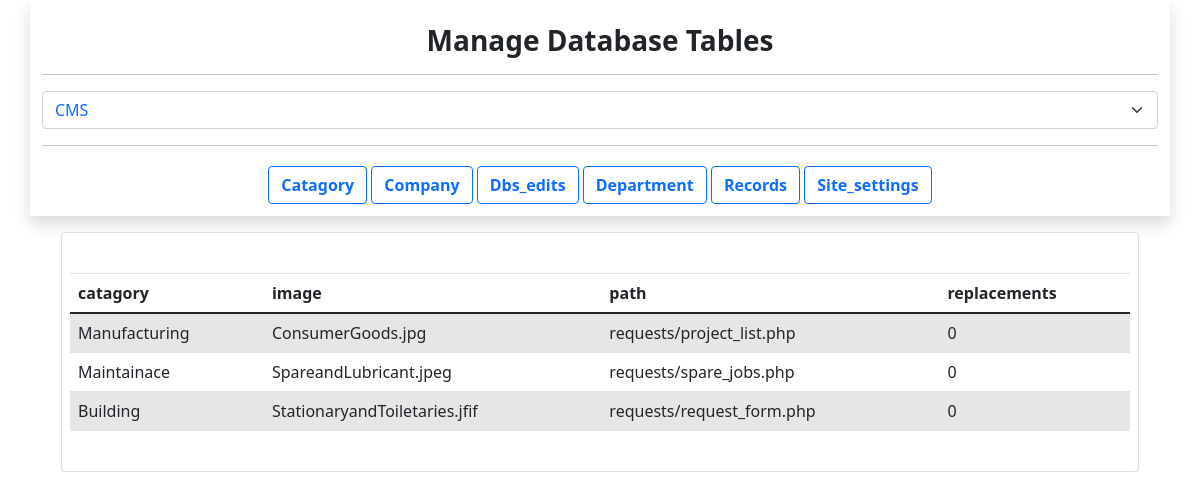
The page / on the database its author committed.
### tables this page shows
CREATE TABLE IF NOT EXISTS `catagory` (
  `catagory` varchar(100) NOT NULL,
  `image` varchar(100) NOT NULL,
  `path` varchar(100) NOT NULL DEFAULT 'requests/request_form.php',
  `replacements` tinyint(1) NOT NULL DEFAULT '0',
  PRIMARY KEY (`catagory`)
);

### index.php (the view, shortened to what this page needs)
<?php
include "connection/conn.php";
?>
<html lang="en">
  <head>
    <link rel="stylesheet" href="https://cdn.jsdelivr.net/npm/bootstrap@4.6.2/dist/css/bootstrap.min.css">
    <link href="https://cdn.jsdelivr.net/npm/bootstrap@5.0.2/dist/css/bootstrap.min.css" rel="stylesheet">
  </head>
  <body>
<div class="content-wrapper">
  <section class="content">
      <div class="container-fluid">
<form method="POST" action="<?php echo $_SERVER['PHP_SELF']; ?>">
<div id ='db_tables' class="mx-auto container text-center bg-white py-2 shadow">
    <h3 class="text-center my-3 fw-bold">Manage Database Tables</h3>
    <hr>
    <select class='form-select text-primary mb-3' name='conns' id='conns' onchange="dbs_change(this)">
        <option name = 'con' value = 'con'>CMS</option>
    </select>
    <hr>
        <?php
if(isset($_POST['conns']))
{
    $con_to_use = ${$_POST['conns']};
}
else
    $con_to_use = $con;
        $sql = "SHOW TABLES";
        $result = $con_to_use->query($sql);
        if($result->num_rows>0)
            while($row = $result->fetch_assoc())
            {
                foreach($row as $r)
                if($r != "account")
                echo "<button class='btn btn-outline-primary my-1 text-capitalize fw-bold' onclick='terms(this)' type='button' data-toggle='modal' data-target='#dbs_editor_terms' name='tbl' value='$r' type='submit'>$r</button>
                ";
            }
        ?>
    </div>
</form>
<?php
if(isset($_POST['conns']))
{
    $con_to_use = ${$_POST['conns']};
    $tbl = $_POST['tbl'];
    if(isset($_POST['specific_sql']) && $_POST['specific_sql']!='')
    {
        $specific_sql = $_POST['specific_sql'];
    }
    if(isset($_POST['limit_sql']) && $_POST['limit_sql']!='')
    {
        $limit_sql = $_POST['limit_sql'];
    }
    if(isset($_POST['update_sql']) && $_POST['update_sql']!='')
    {
        $specific_sql = $_POST['update_sql'];
    }
    if(isset($_POST['set_value']) && $_POST['set_value']!='')
    {
        $sql_pkey = "show columns from $tbl where `Key` = 'PRI'";
        $result_pkey = $con->query($sql_pkey);
        if($result_pkey->num_rows>0)
        {
            while($row_pkey = $result_pkey->fetch_assoc())
                $P_KEY = $row_pkey['Field'];
        }
        $cond = (!isset($specific_sql) || $specific_sql == "")?'1':$specific_sql;
        $select = "SELECT * from $tbl where $cond";
        if(!isset($P_KEY) || $P_KEY == '')
            $select = 'LIMIT 1';
        $result = $con_to_use->query($select);
        $update_query = "UPDATE $tbl SET $_POST[set_value] WHERE $cond";
        if($con_to_use->query($update_query) === TRUE)
        {
            $_SESSION['success'] = $update_query." Successfully Executed";
            while($row = $result->fetch_assoc())
            {
                $select = "SELECT * from $tbl where $cond";
                if(isset($P_KEY) && $P_KEY != '')
                {
                    $pri_val_pair = "$P_KEY-$row[$P_KEY]";
                    $select .= " AND $P_KEY = $row[$P_KEY]";
                }
                else
                {
                    $select = 'LIMIT 1';
                    $pri_val_pair = $cond;
                }
                $result_updated = $con_to_use->query($select);
                $row_upd = $result_updated->fetch_assoc();
                $updated_data=array_diff_assoc($row,$row_upd);
                $before_data=array_diff_assoc($row_upd,$row);
                foreach($before_data as $att=>$val)
                {
                    $dbs = (sizeof(explode("_",$_POST['conns']))>1)?explode("_",$_POST['conns'])[1]:$_POST['conns'];
                    if($dbs == 'conn') $dbs = 'LPMS';
                    $updated_val = $before_data[$att]."->".$updated_data[$att];
                    $sql = "INSERT INTO `dbs_edits`(`user`, `dbs`, `tbl`, `pri-value`, `att`, `value`) VALUES
                    ('$_SESSION[username]','$dbs','$tbl',\"$pri_val_pair\",'$att','$updated_val')";
                    $con->query($sql);
                }
            }
        }
        else
        {
            $_SESSION['failed_attempt'] = $update_query." Failed (".$con_to_use->error.")";
        }
    }
}
else
{
    $con_to_use = $con;
    $tbl = "catagory";
}
?>
<div class='card col-11 mt-3 mx-auto py-4 px-2'>
<table class="table table-striped mt-3 overflow-x-auto" id="example1">
    <thead>
        <tr>
<?php
$attributes = [];
$sql = "Select * from $tbl where 1 Limit 1";
$result = $con_to_use->query($sql);
if($result->num_rows>0)
    while($row = $result->fetch_assoc())
    {
        foreach($row as $att => $r_val)
        {
            if($att != "password" && $att != "creation_date")
            {
                array_push($attributes,$att);
                echo "<th>$att</th>";
            }
        }
    }
?>
</tr>
    </thead>
    <tbody>
<?php
$P_KEYS =[];
$forbiden = ['log','dbs_edits'];
$sql = "show columns from $tbl where `Key` = 'PRI'";
$result = $con_to_use->query($sql);
if($result->num_rows>0 && !in_array($tbl,$forbiden))
{
    while($row = $result->fetch_assoc())
        array_push($P_KEYS,$row['Field']);
    $editable = " onClick='begin(this)' onFocusout='changed(this)'";
}
else
{
    $editable = "";
    $P_KEY = "";
}
$sql = "Select * from $tbl";
$sql .= (isset($specific_sql))?" Where ".$specific_sql:"";
$sql .= (isset($limit_sql))?" Limit ".$limit_sql:"";
$result = $con_to_use->query($sql);
if($result->num_rows>0)
    while($row = $result->fetch_assoc())
    {
        echo "<tr>";
            foreach($attributes as $att)
            {
                $P_KEYSS = "";
                if(isset($P_KEYS))
                foreach($P_KEYS as $P_KEY)
                {
                    $P_KEYSS .= ($P_KEYSS == "")?$row["$P_KEY"]:"::/::".$row["$P_KEY"];
                }
                echo "<td><div class='editable_stuff' style='min-height:10px' id='".$tbl."::-::".$P_KEYSS."::-::".$att."' $editable>$row[$att]</div></td>";
            }
        echo "</tr>";
    }
?>
    </tbody>
</table>
</div>
</div>
</section>
</div>
</body>
</html>

### rows shown on the page
catagory: att "catagory", att "image", att "path", att "replacements", catagory "Manufacturing", image "ConsumerGoods.jpg", path "requests/project_list.php", replacements "0"
catagory: catagory "Maintainace", image "SpareandLubricant.jpeg", path "requests/spare_jobs.php", replacements "0"
catagory: catagory "Building", image "StationaryandToiletaries.jfif", path "requests/request_form.php", replacements "0"

### other values the page prints
$r "Catagory"
$r "Company"
$r "Dbs_edits"
$r "Department"
$r "Records"
$r "Site_settings"
